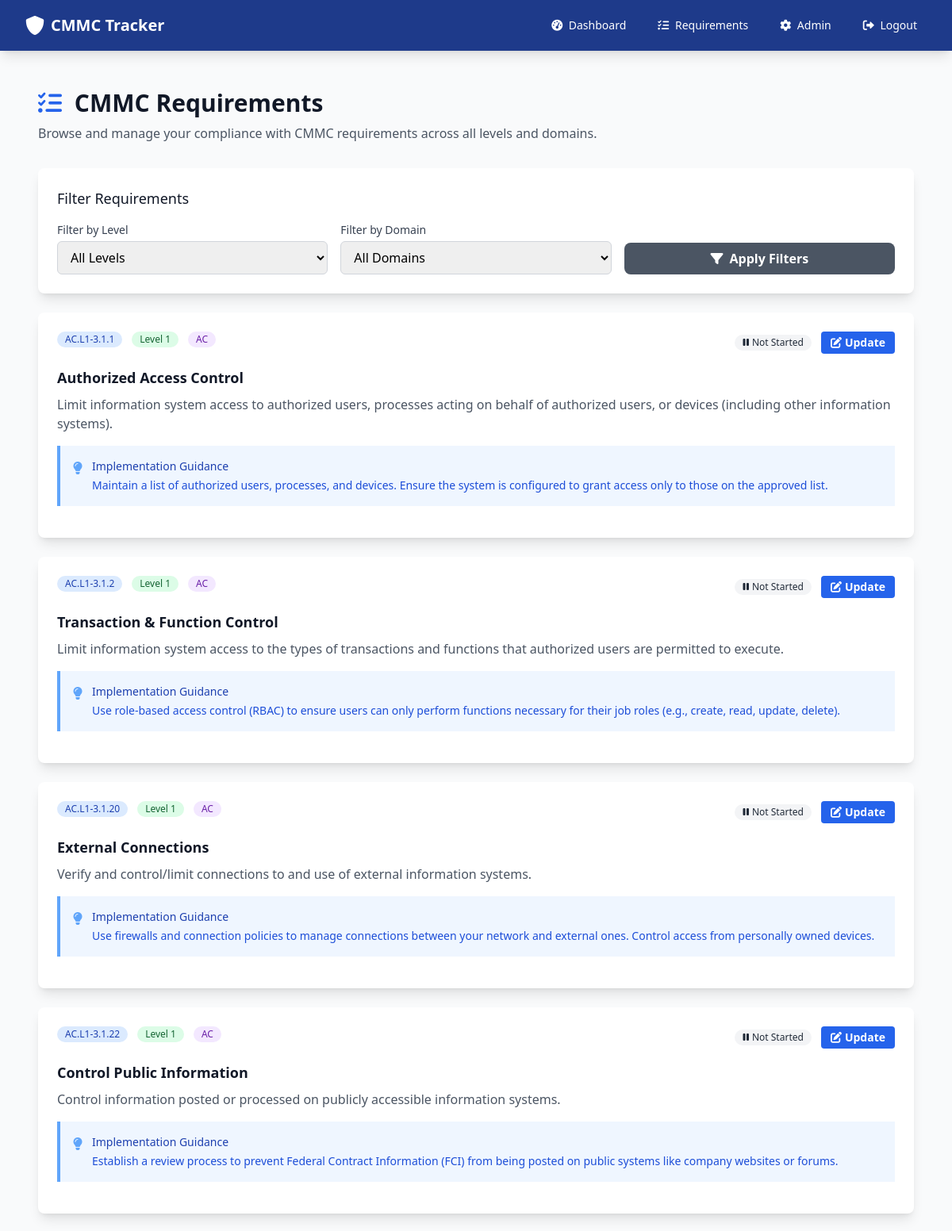
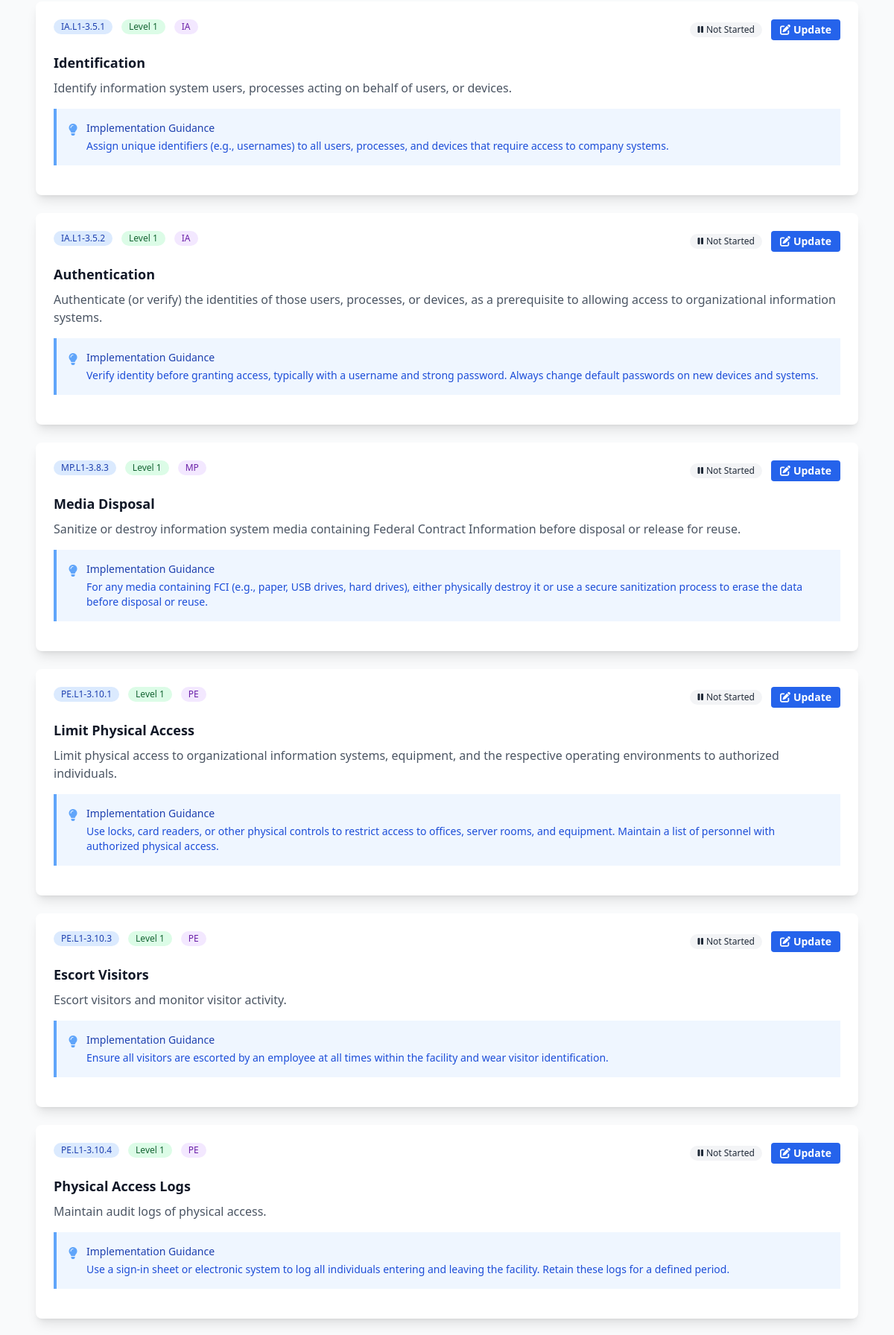
Screenshot of /requirements (signed in, upper part) with the database file from the repository (2 pictures, top to bottom).
### app.py (models this page shows)
class CMMCRequirement(db.Model):
    __tablename__ = 'cmmc_requirement'
    id = db.Column(db.Integer, primary_key=True)
    requirement_id = db.Column(db.String(20), unique=True, nullable=False)
    title = db.Column(db.String(200), nullable=False)
    description = db.Column(db.Text, nullable=False)
    level_id = db.Column(db.Integer, db.ForeignKey('cmmc_level.id'), nullable=False)
    domain_id = db.Column(db.Integer, db.ForeignKey('cmmc_domain.id'), nullable=False)
    guidance = db.Column(db.Text)
    created_at = db.Column(db.DateTime, default=datetime.utcnow)
    level = db.relationship('CMMCLevel', backref='requirements')
    domain = db.relationship('CMMCDomain', backref='requirements')

class CMMCLevel(db.Model):
    __tablename__ = 'cmmc_level'
    id = db.Column(db.Integer, primary_key=True)
    level_number = db.Column(db.Integer, unique=True, nullable=False)
    name = db.Column(db.String(100), nullable=False)
    description = db.Column(db.Text)
    created_at = db.Column(db.DateTime, default=datetime.utcnow)

class CMMCDomain(db.Model):
    __tablename__ = 'cmmc_domain'
    id = db.Column(db.Integer, primary_key=True)
    code = db.Column(db.String(10), unique=True, nullable=False)
    name = db.Column(db.String(100), nullable=False)
    description = db.Column(db.Text)
    created_at = db.Column(db.DateTime, default=datetime.utcnow)

### app.py (the view)
@app.route('/requirements')
@login_required
@authorized_user_required
def requirements():
    level_filter = request.args.get('level')
    domain_filter = request.args.get('domain')
    query = CMMCRequirement.query
    if level_filter:
        query = query.filter_by(level_id=level_filter)
    if domain_filter:
        query = query.filter_by(domain_id=domain_filter)
    requirements = query.all()
    levels = CMMCLevel.query.all()
    domains = CMMCDomain.query.all()
    user_records = {}
    for record in ComplianceRecord.query.filter_by(user_id=session['user_id']).all():
        user_records[record.requirement_id] = record
    return render_template('requirements.html', requirements=requirements,
                         levels=levels, domains=domains, user_records=user_records)

### app.py (called while the page is built, shortened)
def login_required(f):
    @wraps(f)
    def decorated_function(*args, **kwargs):
        if 'user_id' not in session:
            flash('Please log in to access this page.', 'warning')
            return redirect(url_for('login'))
        return f(*args, **kwargs)
    return decorated_function

def authorized_user_required(f):
    @wraps(f)
    def decorated_function(*args, **kwargs):
        if 'user_id' not in session:
            flash('Please log in to access this page.', 'warning')
            return redirect(url_for('login'))
        user = User.query.get(session['user_id'])
        if not user or not user.is_authorized:
            flash('Your account is awaiting authorization by an administrator.', 'warning')
            return redirect(url_for('index'))
        return f(*args, **kwargs)
    return decorated_function

@app.before_request
def enforce_device_and_user_authorization():
    open_endpoints = {
        'index', 'login', 'register', 'logout', 'static', 'device_pending'
    }
    if request.endpoint in open_endpoints:
        return None
    if 'user_id' not in session:
        return None
    user = User.query.get(session['user_id'])
    if not user:
        session.clear()
        return redirect(url_for('login'))
    if not user.is_authorized:
        flash('Your account is awaiting authorization by an administrator.', 'warning')
        return redirect(url_for('index'))
    if user.role == 'admin':
        return None

### templates/requirements.html (shortened to what this page needs)
{% extends "base.html" %}
{% block content %}
<div class="px-4 py-6">
    <div class="mb-8">
        <h1 class="text-3xl font-bold text-gray-900 mb-2">
            <i class="fas fa-list-check text-blue-600 mr-2"></i>
            CMMC Requirements
        </h1>
        <p class="text-gray-600">Browse and manage your compliance with CMMC requirements across all levels and domains.</p>
    </div>
    <div class="bg-white shadow-lg rounded-lg p-6 mb-6">
        <h3 class="text-lg font-medium text-gray-900 mb-4">Filter Requirements</h3>
        <form method="GET" class="grid grid-cols-1 md:grid-cols-3 gap-4">
            <div>
                <label for="level_filter" class="block text-sm font-medium text-gray-700 mb-1">Filter by Level</label>
                <select name="level" id="level_filter" class="w-full border border-gray-300 rounded-md px-3 py-2 focus:outline-none focus:ring-blue-500 focus:border-blue-500">
                    <option value="">All Levels</option>
                </select>
            </div>
            <div>
                <label for="domain_filter" class="block text-sm font-medium text-gray-700 mb-1">Filter by Domain</label>
                <select name="domain" id="domain_filter" class="w-full border border-gray-300 rounded-md px-3 py-2 focus:outline-none focus:ring-blue-500 focus:border-blue-500">
                    <option value="">All Domains</option>
                </select>
            </div>
            <div class="flex items-end">
                <button type="submit" class="w-full bg-gray-600 hover:bg-gray-700 text-white font-bold py-2 px-4 rounded-lg transition duration-200">
                    <i class="fas fa-filter mr-2"></i>Apply Filters
                </button>
            </div>
        </form>
    </div>
    {% if requirements %}
    <div class="space-y-6">
        {% for requirement in requirements %}
        <div class="bg-white shadow-lg rounded-lg overflow-hidden">
            <div class="p-6">
                <div class="flex justify-between items-start mb-4">
                    <div class="flex items-center space-x-3">
                        <span class="inline-flex items-center px-2.5 py-0.5 rounded-full text-xs font-medium bg-blue-100 text-blue-800">
                            {{ requirement.requirement_id }}
                        </span>
                        <span class="inline-flex items-center px-2.5 py-0.5 rounded-full text-xs font-medium bg-green-100 text-green-800">
                            Level {{ requirement.level.level_number }}
                        </span>
                        <span class="inline-flex items-center px-2.5 py-0.5 rounded-full text-xs font-medium bg-purple-100 text-purple-800">
                            {{ requirement.domain.code }}
                        </span>
                    </div>
                    <div class="flex items-center space-x-3">
                        {% set record = user_records.get(requirement.id) %}
                        {% if record %}
                            {% if record.status == 'compliant' %}
                                <span class="inline-flex items-center px-2.5 py-0.5 rounded-full text-xs font-medium bg-green-100 text-green-800">
                                    <i class="fas fa-check mr-1"></i>Compliant
                                </span>
                            {% elif record.status == 'in_progress' %}
                                <span class="inline-flex items-center px-2.5 py-0.5 rounded-full text-xs font-medium bg-yellow-100 text-yellow-800">
                                    <i class="fas fa-clock mr-1"></i>In Progress
                                </span>
                            {% elif record.status == 'non_compliant' %}
                                <span class="inline-flex items-center px-2.5 py-0.5 rounded-full text-xs font-medium bg-red-100 text-red-800">
                                    <i class="fas fa-times mr-1"></i>Non-Compliant
                                </span>
                            {% endif %}
                        {% else %}
                            <span class="inline-flex items-center px-2.5 py-0.5 rounded-full text-xs font-medium bg-gray-100 text-gray-800">
                                <i class="fas fa-pause mr-1"></i>Not Started
                            </span>
                        {% endif %}
                        <a href="{{ url_for('compliance_record', requirement_id=requirement.id) }}"
                           class="bg-blue-600 hover:bg-blue-700 text-white font-bold py-1 px-3 rounded text-sm transition duration-200">
                            <i class="fas fa-edit mr-1"></i>Update
                        </a>
                    </div>
                </div>
                <h3 class="text-lg font-semibold text-gray-900 mb-2">{{ requirement.title }}</h3>
                <p class="text-gray-600 mb-4">{{ requirement.description }}</p>
                {% if requirement.guidance %}
                <div class="bg-blue-50 border-l-4 border-blue-400 p-4 mb-4">
                    <div class="flex items-start">
                        <div class="flex-shrink-0">
                            <i class="fas fa-lightbulb text-blue-400"></i>
                        </div>
                        <div class="ml-3">
                            <h4 class="text-sm font-medium text-blue-800 mb-1">Implementation Guidance</h4>
                            <p class="text-sm text-blue-700">{{ requirement.guidance }}</p>
                        </div>
                    </div>
                </div>
                {% endif %}
            </div>
        </div>
        {% endfor %}
    </div>
    {% endif %}
            {% set total_reqs = requirements|length %}
            {% set compliant_count = user_records.values()|selectattr('status', 'equalto', 'compliant')|list|length %}
            {% set in_progress_count = user_records.values()|selectattr('status', 'equalto', 'in_progress')|list|length %}
            {% set non_compliant_count = user_records.values()|selectattr('status', 'equalto', 'non_compliant')|list|length %}
</div>
{% endblock %}

### rows the page displays
CMMCRequirement: requirement_id "AC.L1-3.1.1", level.level_number "1", domain.code "AC", title "Authorized Access Control", description "Limit information system access to authorized users, processes acting on behalf of authorized users, or devices (including other information systems).", guidance "Maintain a list of authorized users, processes, and devices. Ensure the system is configured to grant access only to those on the approved list."
CMMCRequirement: requirement_id "AC.L1-3.1.2", level.level_number "1", domain.code "AC", title "Transaction & Function Control", description "Limit information system access to the types of transactions and functions that authorized users are permitted to execute.", guidance "Use role-based access control (RBAC) to ensure users can only perform functions necessary for their job roles (e.g., create, read, update, delete)."
CMMCRequirement: requirement_id "AC.L1-3.1.20", level.level_number "1", domain.code "AC", title "External Connections", description "Verify and control/limit connections to and use of external information systems.", guidance "Use firewalls and connection policies to manage connections between your network and external ones. Control access from personally owned devices."
CMMCRequirement: requirement_id "AC.L1-3.1.22", level.level_number "1", domain.code "AC", title "Control Public Information", description "Control information posted or processed on publicly accessible information systems.", guidance "Establish a review process to prevent Federal Contract Information (FCI) from being posted on public systems like company websites or forums."
CMMCRequirement: requirement_id "IA.L1-3.5.1", level.level_number "1", domain.code "IA", title "Identification", description "Identify information system users, processes acting on behalf of users, or devices.", guidance "Assign unique identifiers (e.g., usernames) to all users, processes, and devices that require access to company systems."
CMMCRequirement: requirement_id "IA.L1-3.5.2", level.level_number "1", domain.code "IA", title "Authentication", description "Authenticate (or verify) the identities of those users, processes, or devices, as a prerequisite to allowing access to organizational information systems.", guidance "Verify identity before granting access, typically with a username and strong password. Always change default passwords on new devices and systems."
CMMCRequirement: requirement_id "MP.L1-3.8.3", level.level_number "1", domain.code "MP", title "Media Disposal", description "Sanitize or destroy information system media containing Federal Contract Information before disposal or release for reuse.", guidance "For any media containing FCI (e.g., paper, USB drives, hard drives), either physically destroy it or use a secure sanitization process to erase the data before disposal or reuse."
CMMCRequirement: requirement_id "PE.L1-3.10.1", level.level_number "1", domain.code "PE", title "Limit Physical Access", description "Limit physical access to organizational information systems, equipment, and the respective operating environments to authorized individuals.", guidance "Use locks, card readers, or other physical controls to restrict access to offices, server rooms, and equipment. Maintain a list of personnel with authorized physical access."
CMMCRequirement: requirement_id "PE.L1-3.10.3", level.level_number "1", domain.code "PE", title "Escort Visitors", description "Escort visitors and monitor visitor activity.", guidance "Ensure all visitors are escorted by an employee at all times within the facility and wear visitor identification."
CMMCRequirement: requirement_id "PE.L1-3.10.4", level.level_number "1", domain.code "PE", title "Physical Access Logs", description "Maintain audit logs of physical access.", guidance "Use a sign-in sheet or electronic system to log all individuals entering and leaving the facility. Retain these logs for a defined period."
